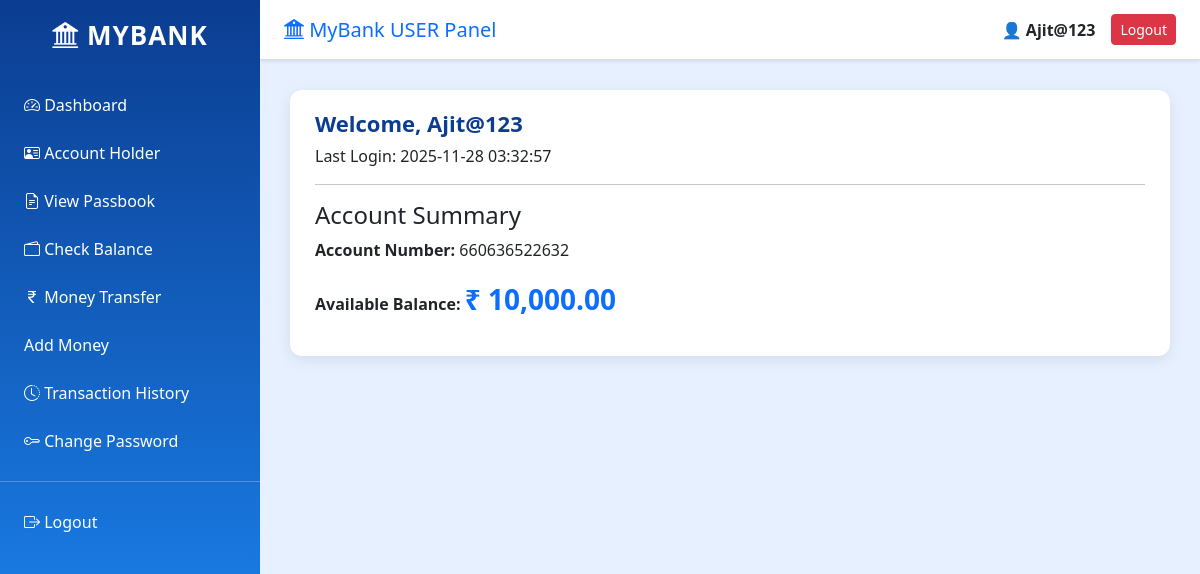
Page /public/dashboard.php (signed in) on the committed database.
### tables this page shows
CREATE TABLE `users` (
  `id` int(11) NOT NULL,
  `username` varchar(50) NOT NULL,
  `email` varchar(150) NOT NULL,
  `full_name` varchar(100) DEFAULT NULL,
  `password_hash` varchar(255) NOT NULL,
  `created_at` timestamp NOT NULL DEFAULT current_timestamp(),
  `role` enum('user','admin') NOT NULL DEFAULT 'user',
  `mobile` varchar(15) DEFAULT NULL,
  `address` text DEFAULT NULL,
  `dob` date DEFAULT NULL,
  `gender` varchar(10) DEFAULT NULL,
  `nominee_name` varchar(100) DEFAULT NULL,
  `branch_id` int(11) DEFAULT NULL,
  `kyc_status` enum('Pending','Verified','Rejected') DEFAULT 'Pending'
);

CREATE TABLE `accounts` (
  `id` int(11) NOT NULL,
  `user_id` int(11) NOT NULL,
  `account_number` varchar(20) NOT NULL,
  `balance` decimal(15,2) NOT NULL DEFAULT 0.00,
  `currency` varchar(3) NOT NULL DEFAULT 'INR',
  `created_at` timestamp NOT NULL DEFAULT current_timestamp(),
  `status` enum('Active','Inactive') NOT NULL DEFAULT 'Inactive'
);

### public/dashboard.php (the view, shortened to what this page needs)
<?php
$pdo = getPDO();
$stmt = $pdo->prepare("
    SELECT
        u.*,
        b.branch_name,
        b.ifsc_code,
        a.account_number,
        a.balance
    FROM users u
    LEFT JOIN branches b ON u.branch_id = b.id
    LEFT JOIN accounts a ON u.id = a.user_id
    WHERE u.id = ?
    LIMIT 1
");
$stmt->execute([$_SESSION['user_id']]);
$user = $stmt->fetch(PDO::FETCH_ASSOC);
$stmt = $pdo->prepare("SELECT id, account_number, balance FROM accounts WHERE user_id = ?");
$stmt->execute([$_SESSION['user_id']]);
$account = $stmt->fetch();
?>
<!DOCTYPE html>
<html lang="en">
<head>
<link href="https://cdn.jsdelivr.net/npm/bootstrap@5.3.2/dist/css/bootstrap.min.css" rel="stylesheet">
<link href="https://cdn.jsdelivr.net/npm/bootstrap-icons@1.11.1/font/bootstrap-icons.css" rel="stylesheet">
</head>
<body>
<div class="sidebar">
    <h3><i class="bi bi-bank2"></i> MyBank</h3>
    <a onclick="showSection('dashboard')"><i class="bi bi-speedometer2"></i> Dashboard</a>
    <a onclick="showSection('details')"><i class="bi bi-person-vcard"></i> Account Holder</a>
    <a href="passbook.php" target="_blank"><i class="bi bi-file-earmark-text"></i> View Passbook</a>
    <a onclick="showSection('balance')"><i class="bi bi-wallet2"></i> Check Balance</a>
    <a onclick="showSection('transfer')"><i class="bi bi-currency-rupee"></i> Money Transfer</a>
    <a onclick="showSection('addMoney')"><i class="bi bi-wallet-plus"></i> Add Money</a>
    <a onclick="showSection('history')"><i class="bi bi-clock-history"></i> Transaction History</a>
    <a onclick="showSection('changePassword')"> <i class="bi bi-key"></i> Change Password</a>
    <hr>
    <a href="logout.php"><i class="bi bi-box-arrow-right"></i> Logout</a>
</div>
<div class="topbar d-flex justify-content-between align-items-center px-4 py-2 shadow-sm">
    <div class="d-flex align-items-center gap-2">
        <h5 class="mb-0 text-primary">
            <i class="bi bi-bank2"></i> MyBank USER Panel
        </h5>
    </div>
    <div class="user-section d-flex align-items-center">
        <span class="me-3 fw-semibold">
            👤 <?= htmlspecialchars($user['username'] ?? 'User') ?>
        </span>
        <a href="logout.php" class="btn btn-sm btn-danger">
            Logout
        </a>
    </div>
</div>
<div class="content">
<div id="dashboard" class="section">
    <div class="card-box">
        <h3>Welcome, <?= htmlspecialchars($user['username']) ?></h3>
        <p>Last Login: <?= htmlspecialchars($user['created_at']) ?></p>
        <hr>
        <h4>Account Summary</h4>
        <p><b>Account Number:</b> <?= $account['account_number'] ?></p>
        <p><b>Available Balance:</b> <span class="big-balance">₹ <?= number_format($account['balance'],2) ?></span></p>
    </div>
</div>
</body>
</html>

### public/dashboard.php (style rules this page uses)
body { background: #e6f0ff; font-family: 'Segoe UI', sans-serif; margin:0; }
.sidebar { width: 260px; height: 100vh; position: fixed; top:0; left:0; background: linear-gradient(180deg, #0b3d91, #1e90ff); color:white; padding-top: 20px; font-weight: 500; transition: 0.3s; }
.sidebar h3 { font-size: 26px; font-weight: bold; text-transform: uppercase; margin-bottom: 30px; text-align:center; letter-spacing: 1px; }
.sidebar a { display: block; padding: 12px 20px; color:white; text-decoration:none; font-size: 16px; border-left: 4px solid transparent; transition: all 0.3s; border-radius: 0 10px 10px 0; }
.content { margin-left: 260px; padding: 20px 30px; }
.card-box { background: #fff; padding: 20px 25px; border-radius: 12px; box-shadow: 0 4px 15px rgba(0,0,0,0.08); margin-bottom: 20px; transition: transform 0.2s, box-shadow 0.2s; }
.big-balance { font-size: 28px; font-weight: bold; color: #0d6efd; }
.section h3 { font-size: 22px; font-weight: 600; color: #0b3d91; }
.topbar { position: fixed; top: 0; left: 260px; right: 0; height: 60px; background: #fff; border-bottom: 1px solid #ddd; z-index: 1000; }
.content { margin-left: 260px; padding: 90px 30px 20px; }
.sidebar { width: 260px; height: 100vh; position: fixed; top: 0; left: 0; background: linear-gradient(180deg, #0b3d91, #1e90ff); color: white; padding-top: 20px; transition: 0.3s; z-index: 1001; }

### rows in the picture
users: username "Ajit@123", created_at "2025-11-28 03:32:57"
accounts: account_number "660636522632", balance "10,000.00"
